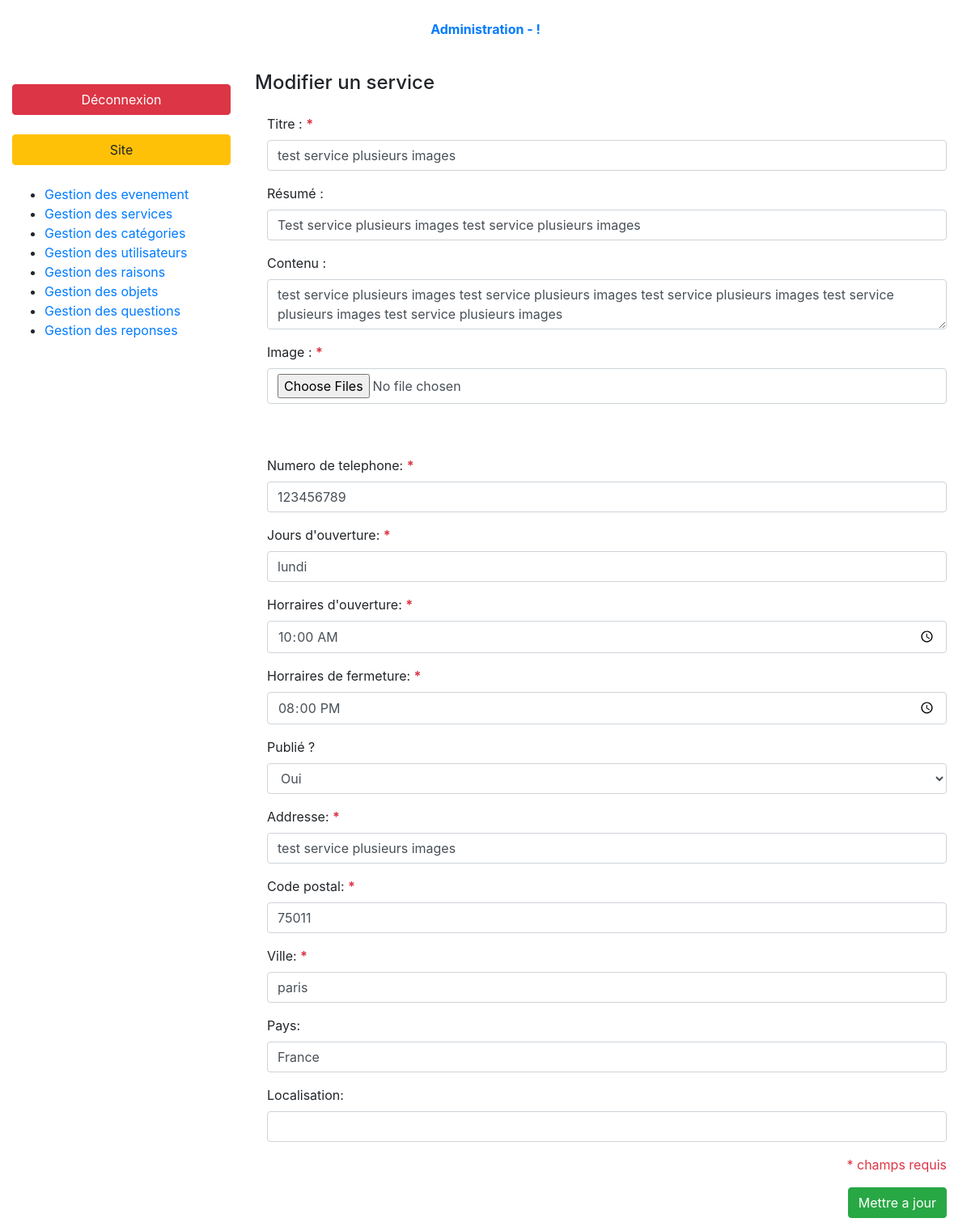
Screenshot of /index.php?page=admin-services-form&service-id=63&action=edit (signed in) with the database file from the repository.
### tables this page shows
CREATE TABLE `services` (
  `id` int(10) UNSIGNED NOT NULL,
  `title` varchar(255) NOT NULL,
  `summary` varchar(255) NOT NULL,
  `content` text NOT NULL,
  `phone_number` varchar(15) NOT NULL,
  `opening_days` varchar(255) NOT NULL,
  `hours_from` time NOT NULL,
  `hours_to` time NOT NULL,
  `created_at` timestamp NOT NULL DEFAULT CURRENT_TIMESTAMP,
  `is_published` tinyint(1) UNSIGNED NOT NULL DEFAULT '0' COMMENT 'Publiée ? oui/non',
  `address_id` int(10) UNSIGNED NOT NULL
);

CREATE TABLE `addresses` (
  `id` int(10) UNSIGNED NOT NULL,
  `address` varchar(255) NOT NULL,
  `zip_code` int(6) UNSIGNED NOT NULL,
  `city` varchar(30) NOT NULL,
  `country` varchar(40) DEFAULT 'France',
  `location` text
);

### controller/backend/services.php (called while the page is built, shortened)
<?php
require_once ('././model/services.php');
function servicesForm(){
    if (isset($_GET['service-id'])){
        $service = getServices($_GET['service-id'], TRUE);
    }
    require_once './views/backend/servicesForm.php';
}

### model/services.php (called while the page is built, shortened)
<?php
    function getServices($serviceId = FALSE, $backOffice = FALSE)
    {
        $db = dbConnect();
        if ($serviceId){
            $queryString = 'SELECT s.*, DATE_FORMAT(s.hours_from, "%H:%i") AS hours_from_formated,
            DATE_FORMAT(s.hours_to, "%H:%i") AS hours_to_formated, GROUP_CONCAT(m.name) AS name,
            a.address, a.zip_code, a.city, a.country, a.location';
        }
        else{
            $queryString = 'SELECT s.id, s.title, s.summary, s.is_published, GROUP_CONCAT(m.name) AS name';
        }
        $queryString .= ' FROM addresses a INNER JOIN services s
        ON a.id = s.address_id
        INNER JOIN medias m
        ON s.id = m.service_id';
        if (!$serviceId && !$backOffice){
            $queryString .= ' WHERE is_published = 1
            GROUP BY s.id';
        }
        elseif (!$serviceId && $backOffice){
            $queryString .= ' GROUP BY s.id
            ORDER BY created_at DESC';
        }
        elseif ($serviceId && !$backOffice){
            $queryString .= ' WHERE is_published = 1 AND s.id = :id';
        }
        elseif ($serviceId && $backOffice){
            $queryString .= ' WHERE s.id = :id';
        }
        $query = $db->prepare($queryString);
        if (!$serviceId){
            $query->execute();
            return $query->fetchAll();
        }
        else{
            $query->execute(['id' => $serviceId]);
            return $query->fetch(PDO::FETCH_ASSOC);
        }
    }

### views/backend/servicesForm.php (the view, shortened to what this page needs)
<div class="container-fluid">
    <?php require '././partials/backend/header.php'; ?>
    <div class="row my-3 index-content">
        <?php require '././partials/backend/nav.php'; ?>
        <section class="col-9">
            <header class="pb-3">
                <h4><?= (isset($_GET['service-id'])) ? 'Modifier un service' : 'Ajouter un service' ;?></h4>
            </header>
            <div class="tab-content">
                <div class="tab-pane container-fluid active" id="infos" role="tabpanel">
                    <?php if (isset($_GET['service-id'])): ?>
                        <form action="index.php?page=admin-services-form&service-id=<?= $service['id'];?>&action=edit" method="post" enctype="multipart/form-data">
                    <?php else: ?>
                        <form action="index.php?page=admin-services-form" method="post" enctype="multipart/form-data">
                    <?php endif; ?>
                            <div class="form-group">
                                <label for="title">Titre : <b class="text-danger">*</b></label>
                                <input class="form-control"  type="text" placeholder="Titre" name="title" id="title" value="<?= isset($service) ? htmlentities($service['title']) : '';?>" />
                            </div>
                            <div class="form-group">
                                <label for="summary">Résumé :</label>
                                <input class="form-control"  type="text" placeholder="Résumé" name="summary" id="summary" value="<?= isset($service) ? htmlentities($service['summary']) : '';?>" />
                            </div>
                            <div class="form-group">
                                <label for="content">Contenu :</label>
                                <textarea class="form-control" name="content" id="content" placeholder="Contenu" ><?= isset($service) ? htmlentities($service['content']) : '';?></textarea>
                            </div>
                            <div class="form-group">
                                <label for="image">Image : <b class="text-danger">*</b></label>
                                <input multiple class="form-control" type="file" name="media[]" id="image" value="<? ?>"/>
                            </div>
                            <div class="form-group">
                                <label for="phone_number">Numero de telephone: <b class="text-danger">*</b></label>
                                <input class="form-control"  type="number" name="phone_number" id="phone_number" value="<?= isset($service) ? htmlentities($service['phone_number']) : '';?>" />
                            </div>
                            <div class="form-group">
                                <label for="opening_days">Jours d'ouverture: <b class="text-danger">*</b></label>
                                <input class="form-control"  type="text" name="opening_days" id="opening_days" value="<?= isset($service) ? htmlentities($service['opening_days']) : '';?>" />
                            </div>
                            <div class="form-group">
                                <label for="hours_from">Horraires d'ouverture: <b class="text-danger">*</b></label>
                                <input class="form-control"  type="time" name="hours_from" id="hours_from" value="<?= isset($service) ? htmlentities($service['hours_from']) : '';?>" />
                            </div>
                            <div class="form-group">
                                <label for="hours_to">Horraires de fermeture: <b class="text-danger">*</b></label>
                                <input class="form-control"  type="time" name="hours_to" id="hours_to" value="<?= isset($service) ? htmlentities($service['hours_to']) : '';?>" />
                            </div>
                            <div class="form-group">
                                <label for="is_published"> Publié ?</label>
                                <select class="form-control" name="is_published" id="is_published">
                                    <?php if (isset($_GET['service-id'])):?>
                                        <?php if ($service['is_published'] == 0): ?>
                                            <option selected="selected" value="<?= $service['is_published'];?>">Non</option>
                                            <option value="1">Oui</option>
                                        <?php else: ?>
                                            <option selected="selected" value="<?= $service['is_published'];?>">Oui</option>
                                        <?php endif;?>
                                    <?php else: ?>
                                        <option selected="selected" value="0" >Non</option>
                                        <option value="1" >Oui</option>
                                    <?php endif; ?>
                                </select>
                            </div>
                            <div class="form-group">
                                <label for="address">Addresse: <b class="text-danger">*</b></label>
                                <input class="form-control"  type="text" name="address" id="address" value="<?= isset($service) ? htmlentities($service['address']) : '';?>" />
                            </div>
                            <div class="form-group">
                                <label for="zip_code">Code postal: <b class="text-danger">*</b></label>
                                <input class="form-control"  type="text" name="zip_code" id="zip_code" value="<?= isset($service) ? htmlentities($service['zip_code']) : '';?>" />
                            </div>
                            <div class="form-group">
                                <label for="city">Ville: <b class="text-danger">*</b></label>
                                <input class="form-control"  type="text" name="city" id="city" value="<?= isset($service) ? htmlentities($service['city']) : '';?>" />
                            </div>
                            <div class="form-group">
                                <label for="country">Pays: </b></label>
                                <input class="form-control"  type="text" placeholder="France" name="country" id="country" value="<?= isset($service) ? htmlentities($service['country']) : '';?>" />
                            </div>
                            <div class="form-group">
                                <label for="location">Localisation: </label>
                                <input class="form-control"  type="text" name="location" id="location" value="<?= isset($service) ? htmlentities($service['location']) : '';?>" />
                            </div>
                            <div class="text-right">
                                <?php if (isset($_GET['service-id'])): ?>
                                    <p class="text-danger">* champs requis</p>
                                    <input class="btn btn-success" type="submit" name="update" value="Mettre a jour" />
                                <?php else: ?>
                                    <p class="text-danger">* champs requis</p>
                                    <input class="btn btn-success" type="submit" name="save" value="Enregistrer" />
                                <?php endif; ?>
                            </div>
                        </form>
                </div>
            </div>
        </section>
    </div>
</div>
<?php require 'layout.php'; ?>

### rows the page displays
services: title "test service plusieurs images", summary "Test service plusieurs images test service plusieurs images", content "test service plusieurs images test service plusieurs images test service plusieurs images test service plusieurs images test service plusieurs images", phone_number "123456789", opening_days "lundi", hours_from "10:00:00", hours_to "20:00:00", is_published "Oui", address "test service plusieurs images", zip_code "75011", city "paris", country "France"
